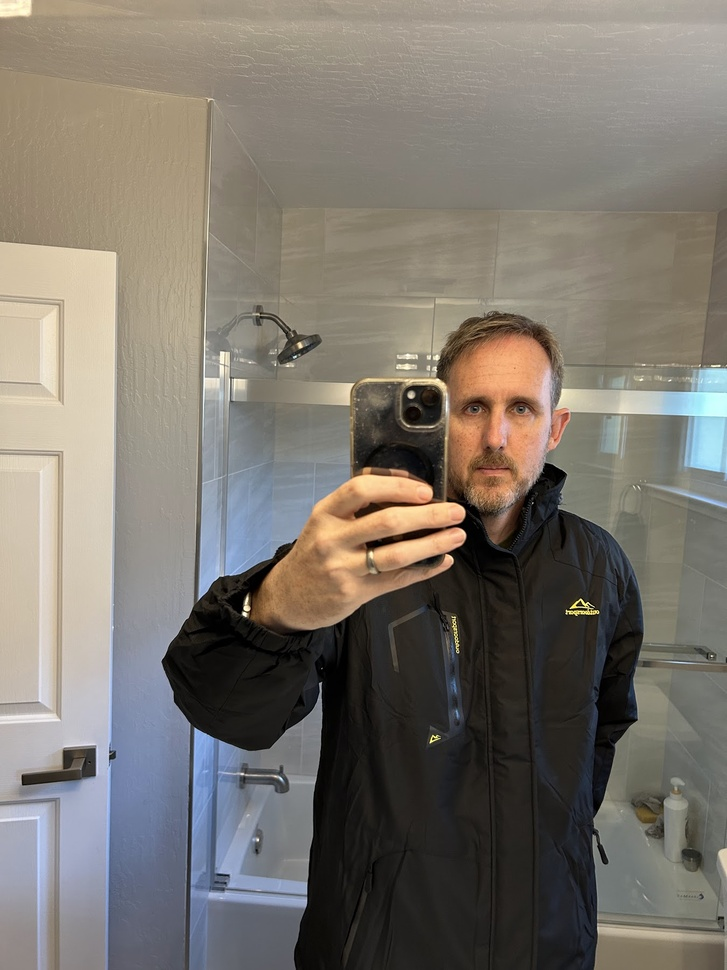
#> input picture photoformat/sample_images/IMG_3165.jpg, 727 x 970 px, shrunk from 1350 x 1800 before the run
$ python -i process.py   (imports and definitions only)   (older library calls are emulated)
#> lines starting #> are read from the running program, lines starting #| are printed output that depends on the picture
#> further down, picture is the input picture: shape (970, 727, 3); mean B, G, R 109.7, 118.2, 124.1
#!/usr/bin/env python3
"""Enhance portrait photos with optional color adjustment and background blur."""

import argparse
from pathlib import Path
import cv2
import numpy as np
import mediapipe as mp


# [22 lines left out: functions is_washed_out, background_is_blurred, not called in this run]


def enhance_color(image: np.ndarray) -> np.ndarray:
    """Improve contrast using CLAHE on the L channel in LAB space."""
    lab = cv2.cvtColor(image, cv2.COLOR_BGR2LAB)
#> lab: shape (970, 727, 3); mean of channels 0, 1, 2 125.2, 129.1, 133.4
    l, a, b = cv2.split(lab)
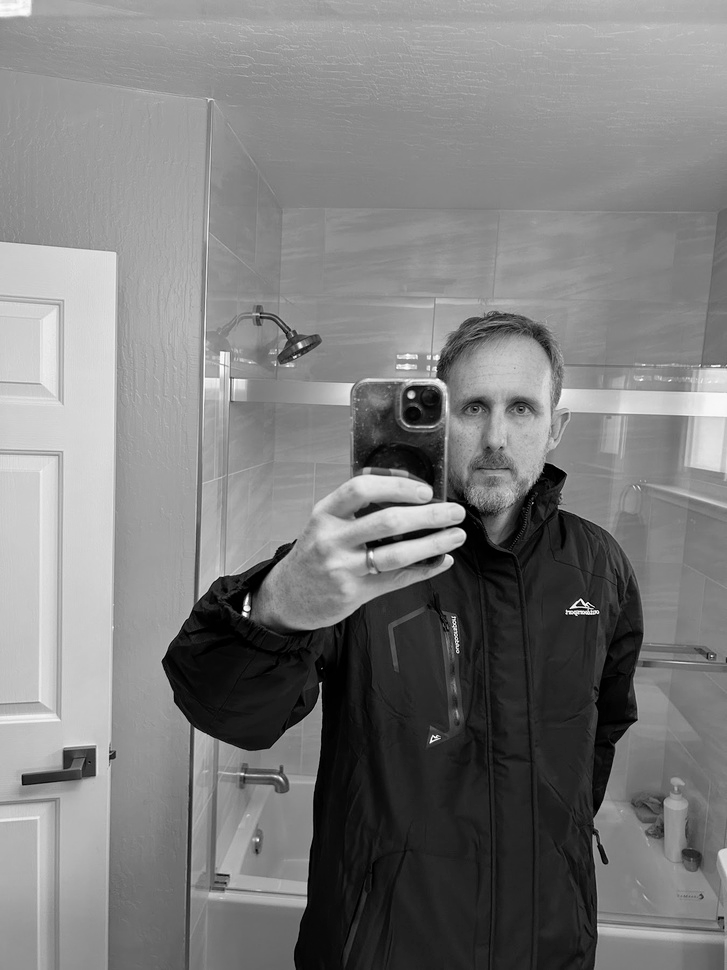
#> l: shape (970, 727); min 0, max 255, mean 125.2
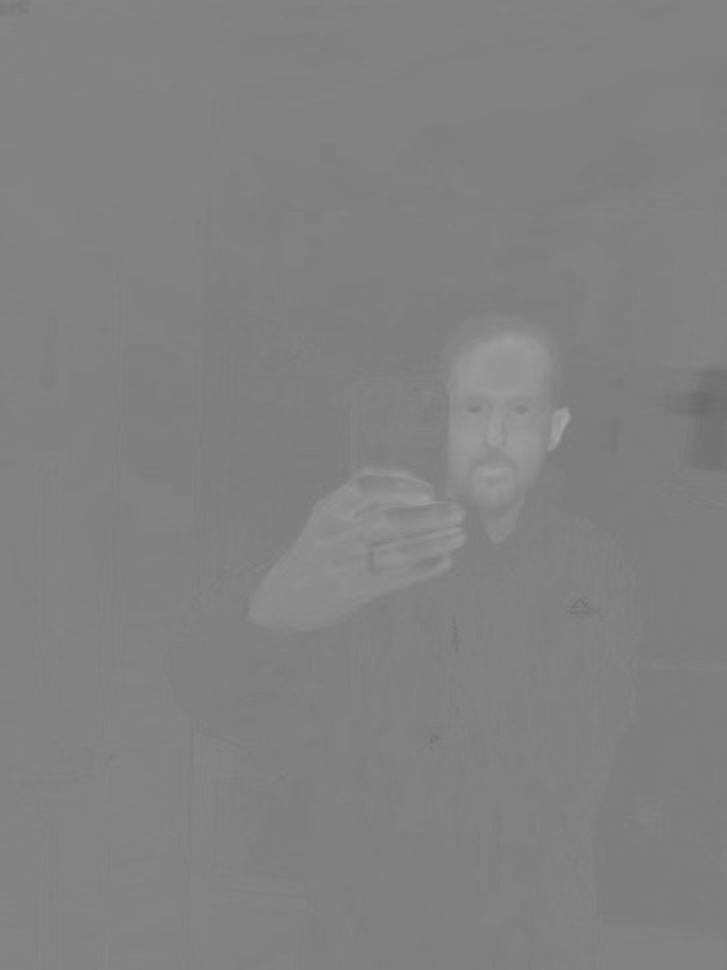
#> a: shape (970, 727); min 107, max 166, mean 129.1
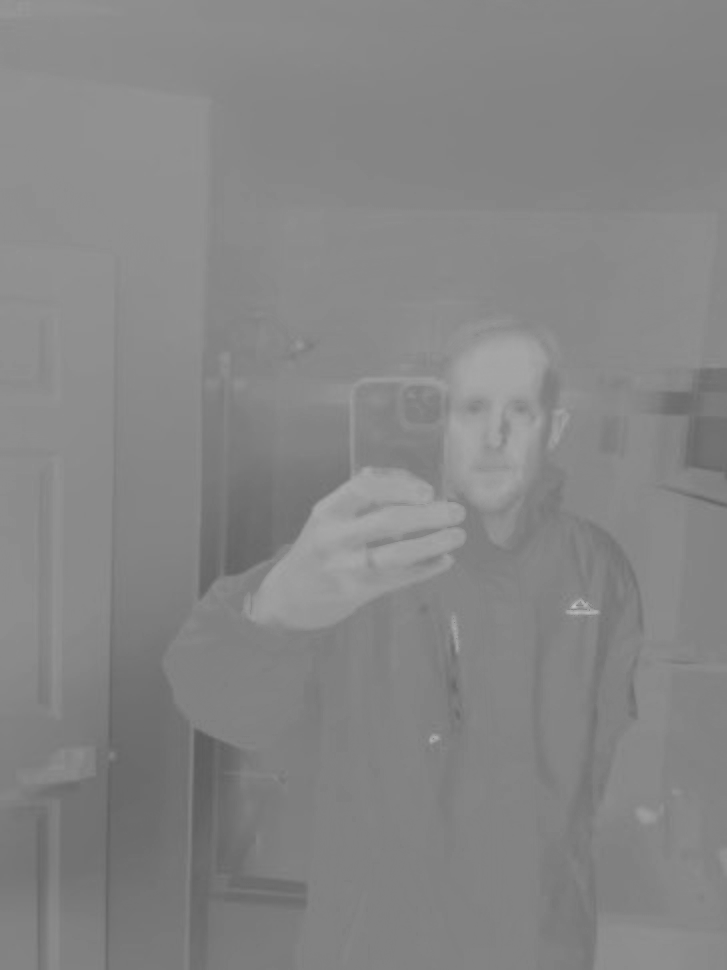
#> b: shape (970, 727); min 92, max 196, mean 133.4
    clahe = cv2.createCLAHE(clipLimit=2.0, tileGridSize=(8, 8))
    l2 = clahe.apply(l)
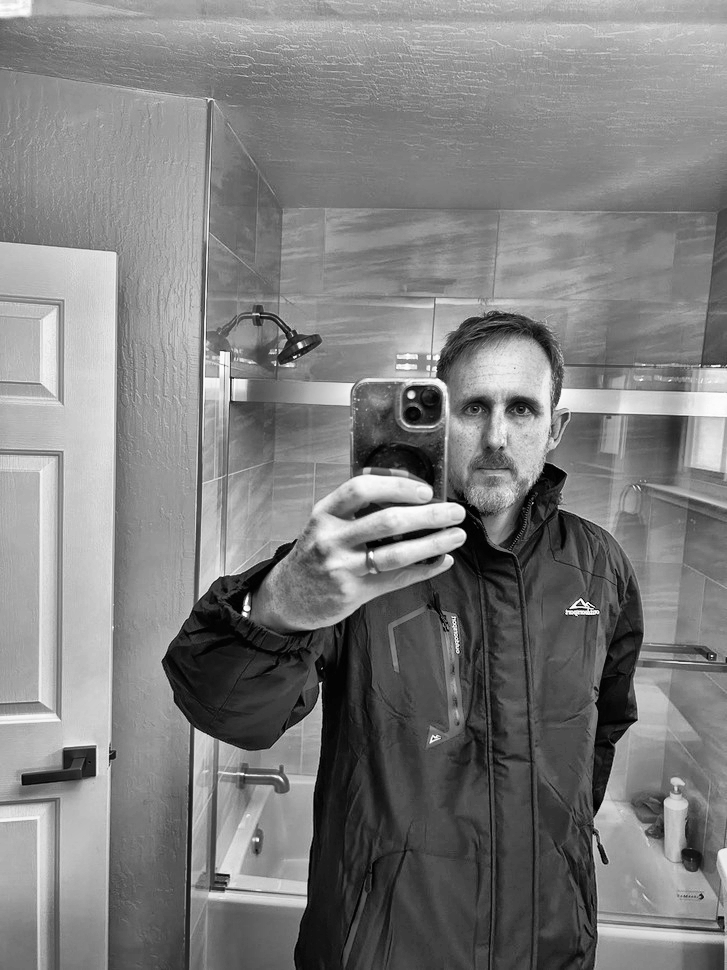
#> l2: shape (970, 727); min 0, max 255, mean 126.6
    lab = cv2.merge((l2, a, b))
#> lab: shape (970, 727, 3); mean of channels 0, 1, 2 126.6, 129.1, 133.4
    return cv2.cvtColor(lab, cv2.COLOR_LAB2BGR)
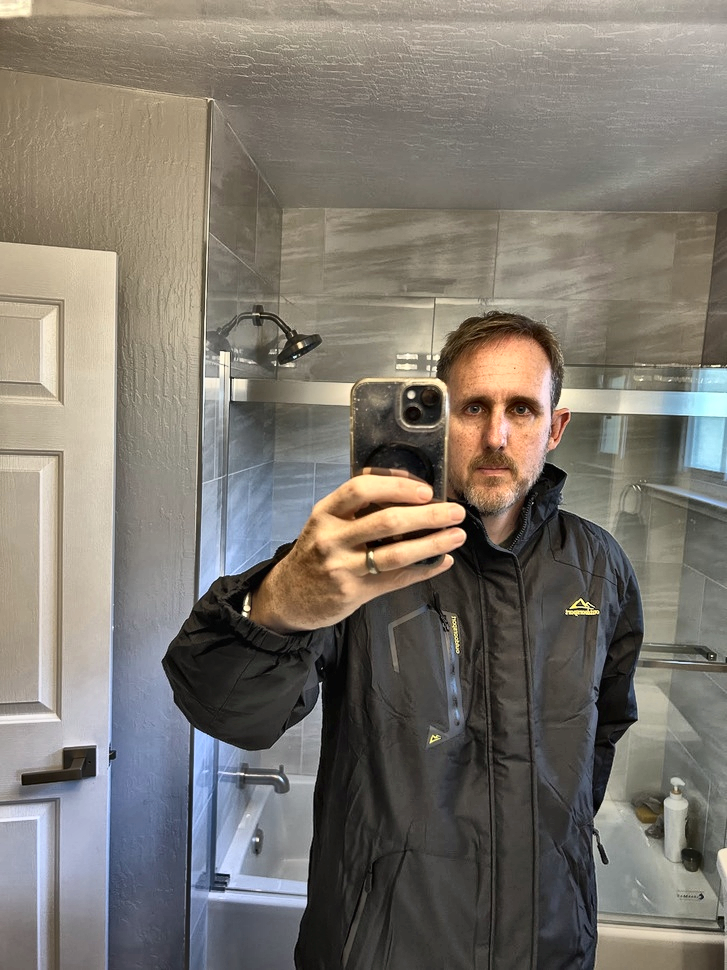
#> returned value: shape (970, 727, 3); mean B, G, R 110.7, 119.2, 124.9


# [67 lines left out: functions blur_background, process_folder, parse_args, not called in this run]


# [12 lines not run here, left out]

>>> import cv2
>>> picture = cv2.imread('../photoformat/sample_images/IMG_3165.jpg')
>>> result = enhance_color(picture)

$ run again, on photoformat/sample_images/IMG_6540.jpg
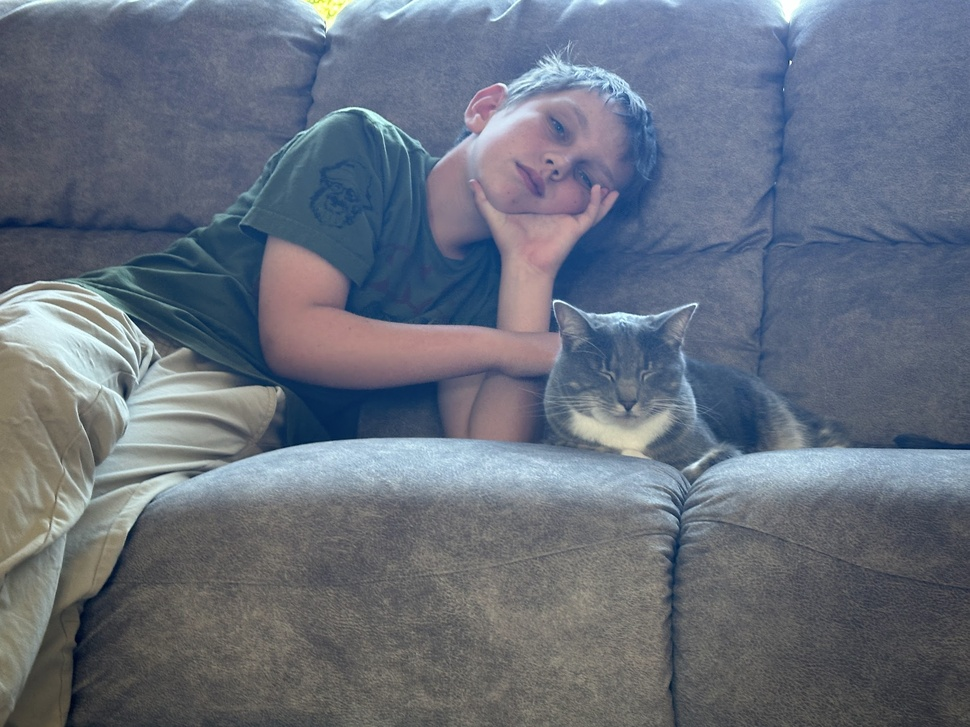
#> input picture photoformat/sample_images/IMG_6540.jpg, 970 x 727 px, shrunk from 2400 x 1800 before the run
#> picture is the input picture: shape (727, 970, 3); mean B, G, R 124.6, 110.7, 102.4
#> in enhance_color, `l, a, b = cv2.split(lab)`:
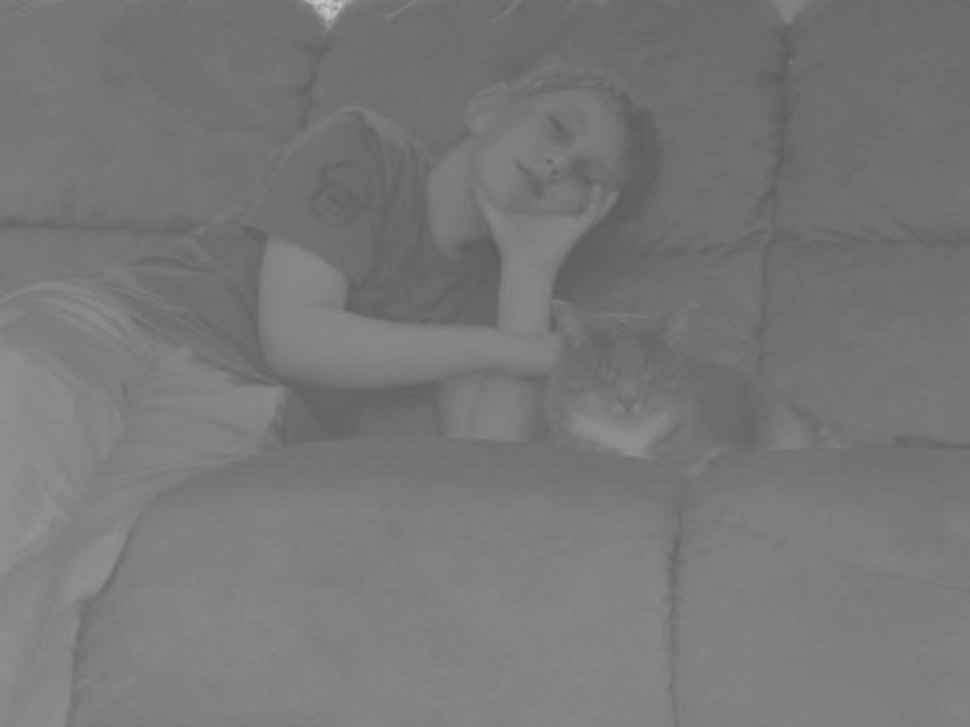
#> b: shape (727, 970); min 92, max 201, mean 119.3
#> in enhance_color, `return cv2.cvtColor(lab, cv2.COLOR_LAB2BGR)`:
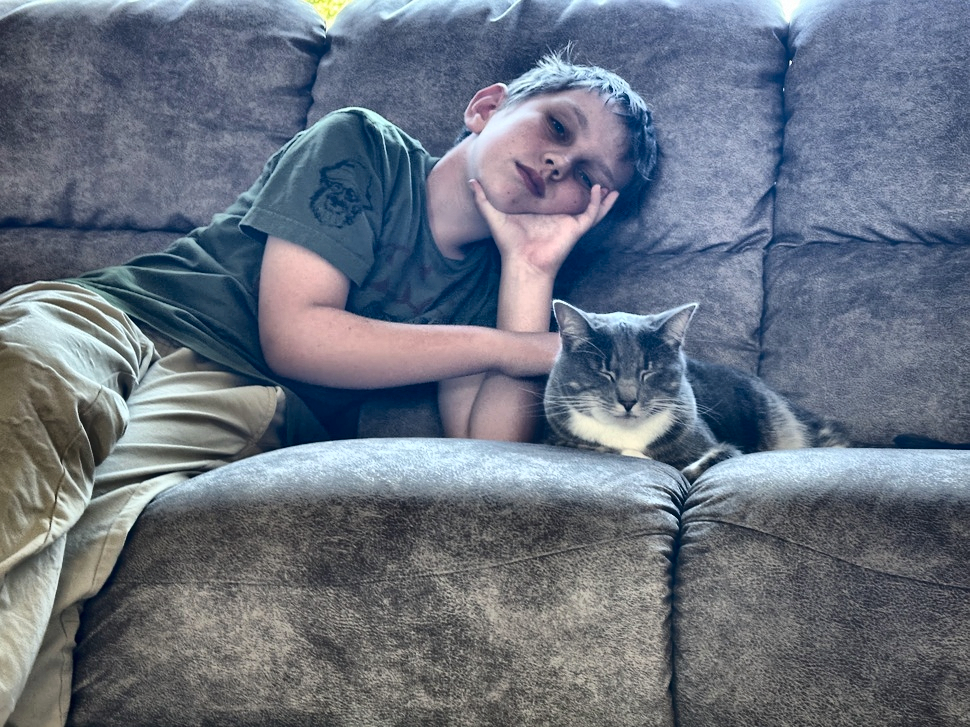
#> returned value: shape (727, 970, 3); mean B, G, R 126.8, 113.2, 104.6

$ run again, on photoformat/sample_images/IMG_6572.jpg
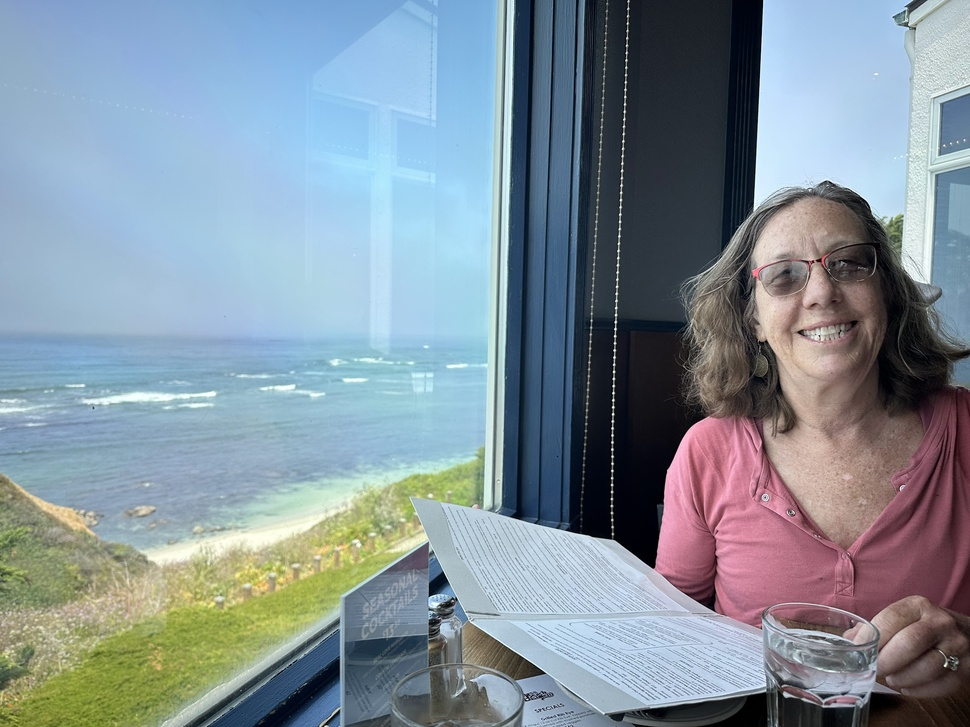
#> input picture photoformat/sample_images/IMG_6572.jpg, 970 x 727 px, shrunk from 2400 x 1800 before the run
#> picture is the input picture: shape (727, 970, 3); mean B, G, R 154.6, 144.6, 130.7
#> in enhance_color, `l2 = clahe.apply(l)`:
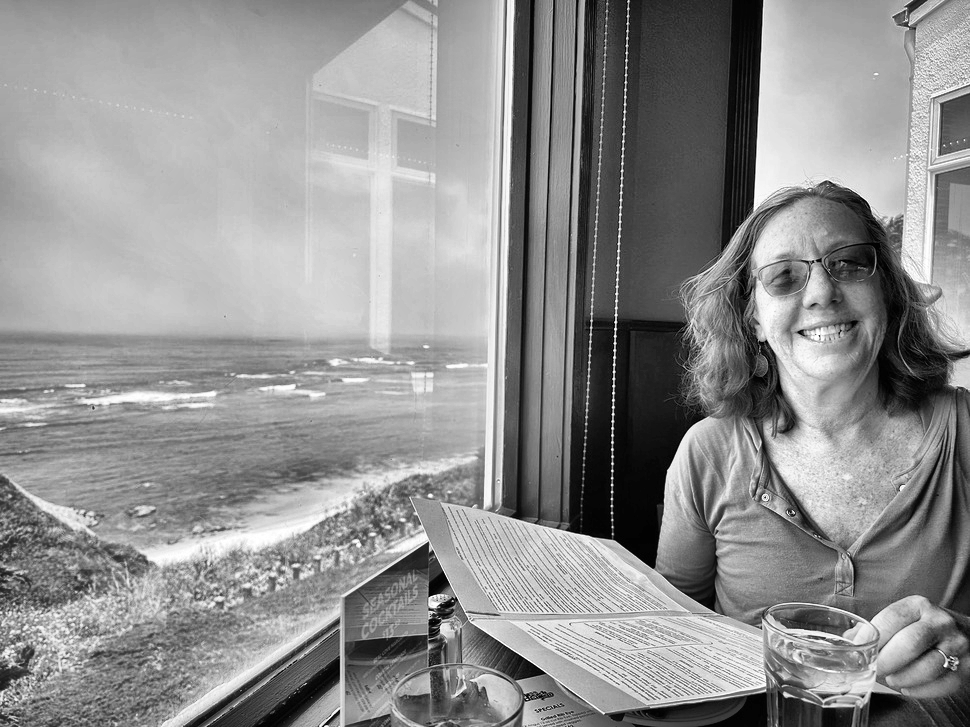
#> l2: shape (727, 970); min 0, max 255, mean 143.8
#> in enhance_color, `return cv2.cvtColor(lab, cv2.COLOR_LAB2BGR)`:
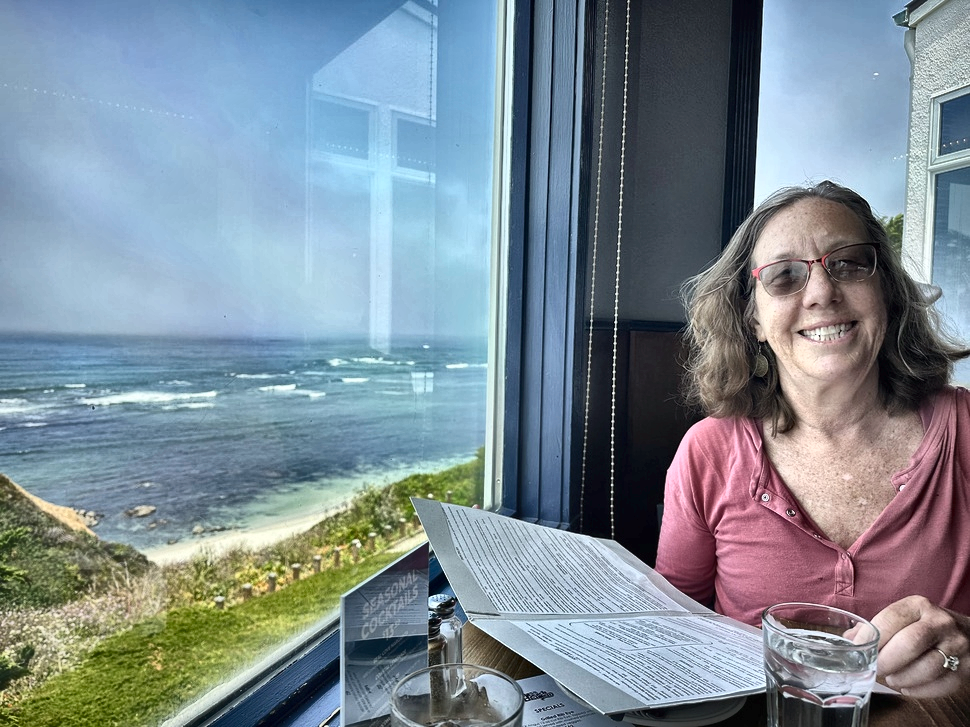
#> returned value: shape (727, 970, 3); mean B, G, R 149, 139.2, 125.2
